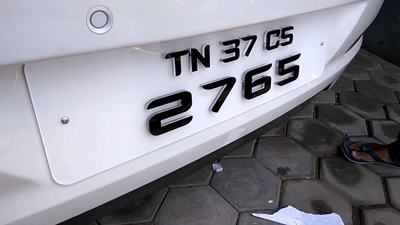
#> input picture dataset_test/images/Cars10.png, 400 x 225 px; its folder holds only this picture in this run
$ python run_dataset_test.py
#> lines starting #> are read from the running program, lines starting #| are printed output that depends on the picture
### setting.py
params = {}
params['color_space'] = 'RGB'  # Can be RGB, HSV, LUV, HLS, YUV, YCrCb
params['orient'] = 9  # HOG orientations
params['pix_per_cell'] = 4  # HOG pixels per cell
params['cell_per_block'] = 2  # HOG cells per block
params['hog_channel'] = 'ALL'  # Can be 0, 1, 2, or "ALL"
params['spatial_size'] = (16, 16)  # Spatial binning dimensions
params['hist_bins'] = 16  # Number of histogram bins
params['spatial_feat'] = False  # Spatial features on or off
params['hist_feat'] = False  # Histogram features on or off
params['hog_feat'] = True  # HOG features on or off
params['size_of_window']=(108,36,3)
params['test_size']=0.8


win_size={}
s=[0.45, 0.611, 0.772, 0.933, 1.094, 1.255, 1.416, 1.577, 1.738, 1.899, 2.06]
for x,y in enumerate(s):
    win_size[f'scale_{x}']=(0,1000,y)
win_size['thresh']=15
win_size['overlap_thresh']= 0.05
# 0.5, 1.3
win_size['use_scale']=(2,3)

### sliding_window1.py
from load_data import get_feature_of_image, change_color_space
import cv2
import numpy as np
import pickle
from setting  import win_size
from imutils.object_detection import  non_max_suppression
import matplotlib.image as mpimg
from scipy.ndimage import label
def load_classifier():
    d= pickle.load(open('lp_detect.p', 'rb'))
#> (reads lp_detect.p from the repository)
    return d
def sliding_window(img,params,scale, y_start_stop=[None, None], cell_per_step=2):
    bbox=[]
    if y_start_stop[0] == None or y_start_stop[0] > img.shape[0]:
        y_start_stop[0]=0
    if y_start_stop[1]== None  or y_start_stop[1] > img.shape[0]:
        y_start_stop[1]= img.shape[0]

    img=img[y_start_stop[0]:y_start_stop[1],:,:]
    win_x, win_y, channel= params['size_of_pic_train']
    pix_per_cell= params['pix_per_cell']
    svc= params['svc']
    scaler= params['scaler']
    shape_img= img.shape
    if scale !=1:
        img=cv2.resize(img,(np.int32(shape_img[1]/scale), np.int32(shape_img[0]/scale)))
        shape_img = img.shape
    number_of_cell_in_x= (shape_img[1]//pix_per_cell)-1
    number_of_cell_in_y= (shape_img[0]//pix_per_cell)-1

    number_of_cell_per_window_x= (win_x//pix_per_cell)-1
    number_of_cell_per_window_y= (win_y//pix_per_cell)-1

    number_of_window_in_x= (number_of_cell_in_x-number_of_cell_per_window_x)//cell_per_step
    number_of_window_in_y= (number_of_cell_in_y-number_of_cell_per_window_y)//cell_per_step


    h= get_feature_of_image(img, orient=params['orient'], pix_per_cell=params['pix_per_cell'], cell_per_block=params['cell_per_block'],hog_fea=params['hog_feat'],
                                     spatial_size=params['spatial_size'], spatial_fea=params['spatial_feat'],bins=params['hist_bins'], color_fea=params['hist_feat'],
                                feature_vector=False, special=True, color_space=params['color_space'])
    ch1=h[0]
    ch2=h[1]
    ch3=h[2]

    for y in range(number_of_window_in_y+1):
        for x in range(number_of_window_in_x+1):
            x_pos= x*cell_per_step
            y_pos= y*cell_per_step
            hog_fea1= ch1[y_pos:y_pos+number_of_cell_per_window_y, x_pos:x_pos+number_of_cell_per_window_x].ravel()
            hog_fea2= ch2[y_pos:y_pos+number_of_cell_per_window_y, x_pos:x_pos+number_of_cell_per_window_x].ravel()
            hog_fea3= ch3[y_pos:y_pos + number_of_cell_per_window_y, x_pos:x_pos + number_of_cell_per_window_x].ravel()
            hog_f= np.hstack((hog_fea1,hog_fea2,hog_fea3))
            x_top= x_pos * pix_per_cell
            y_top= y_pos * pix_per_cell


            img_crop= cv2.resize(img[y_top:y_top+win_y,x_top:x_top+win_x],(win_x,win_y))
            spatial_feature=[]
            color_feature=[]
            if params['spatial_feat'] == True:
                spatial_feature = get_feature_of_image(img_crop, hog_fea=False, spatial_fea=params['spatial_feat'], spatial_size=params['spatial_size'], color_fea=False)
            if params['hist_feat'] == True:
                color_feature   = get_feature_of_image(img_crop, hog_fea=False, spatial_fea=False, bins=params['hist_bins'], color_fea=params['hist_feat'])
            feature= np.concatenate((hog_f, color_feature, spatial_feature))
            scaled_feature=scaler.transform(np.array(feature).reshape(1,-1))
            prediction= svc.predict(scaled_feature)
            if prediction ==1:
                xbox_left = np.int32(x_top * scale)
                ytop_draw = np.int32(y_top * scale)
                win_draw_x = np.int32(win_x * scale)
                win_draw_y = np.int32(win_y * scale)
                bbox.append([xbox_left, ytop_draw + y_start_stop[0],xbox_left + win_draw_x, ytop_draw + win_draw_y + y_start_stop[0]])
    return bbox
def find_car_multi_scale(img,params, win_size):
    bboxes=[]
    print('number of scale use:', len(win_size['use_scale']))
    win_scale=win_size['use_scale']
    for x in range(11):
        if x in win_scale:
            scale_0=win_size[f'scale_{x}'][2]
            bboxes.append(sliding_window(img, params=params, y_start_stop=[None, None], cell_per_step=2, scale=scale_0))
    bboxes= np.concatenate(bboxes)
    print(len(bboxes))
    return bboxes,non_max_suppression(np.array(bboxes),probs=None, overlapThresh=win_size['overlap_thresh'])
def draw(img,box):
    for x in box:
        cv2.rectangle(img, (x[0],x[1]), (x[2],x[3]), (0,0,255), 2)
    return img
def draw_heatmap(bbox,img):
    img_new= np.zeros_like(img)
    for box in bbox:
        img_new[box[1]:box[3],box[0]:box[2]]+=1
    return img_new
def apply_threshhold(heatmap,thresh=3):
    heatmap=np.copy(heatmap)
    heatmap[heatmap< thresh]=0
    heatmap= np.clip(heatmap,0,254)
    return heatmap
def get_labeled(heatmap_thresh):
    labels= label(heatmap_thresh)
    bboxes = []
    # Iterate through all detected cars
    for car_number in range(1, labels[1]+1):
        # Find pixels with each car_number label value
        nonzero = (labels[0] == car_number).nonzero()
        # Identify x and y values of those pixels
        nonzeroy = np.array(nonzero[0])
        nonzerox = np.array(nonzero[1])
        # Define a bounding box based on min/max x and y
        bbox = ([np.min(nonzerox), np.min(nonzeroy), np.max(nonzerox), np.max(nonzeroy)])
        bboxes.append(bbox)
    # Return list of bounding boxes
    return bboxes

# [12 lines left out: function product_heat_and_label_pic, not called in this run]

### load_data.py
import glob
import os
import matplotlib.image as mpimg
import cv2
import numpy as np
from skimage.feature import hog
from sklearn.preprocessing import StandardScaler
from sklearn.model_selection import train_test_split
from sklearn.svm import LinearSVC
from setting import params
import pickle
# [36 lines left out: functions load_dataset, color_hist, spatial, not called in this run]
def get_feature_of_image(img, orient=9, pix_per_cell=8, cell_per_block=2, spatial_size=(16,16),
                         bins=16, feature_vector=True, vis=False ,hog_fea=True, color_fea=True,
                         spatial_fea=True, special=True, color_space='RGB'):
    feature=[]
    img = change_color_space(img, color_space)
    if hog_fea==True:
        h=[]
        for x in range(3):
            hog_feature= hog(img[:,:,x], orient, pixels_per_cell=(pix_per_cell,pix_per_cell), cells_per_block=(cell_per_block,cell_per_block),
                         feature_vector=feature_vector, visualize=vis, transform_sqrt=False)
            h.append(hog_feature)
        if special==True:
            return h
        feature.append(np.concatenate(h))
    if color_fea==True:
        color_feature= color_hist(img, bins)
        feature.append(color_feature)
    if spatial_fea==True:
        spatial_feature= spatial(img, spatial_size)
        feature.append(spatial_feature)
    return np.concatenate(feature)
def change_color_space(img,colorspace):
    if colorspace != 'RGB':
        if colorspace == "YCrCb":
            img=cv2.cvtColor(img, cv2.COLOR_RGB2YCrCb)
        if colorspace == 'hls':
            img = cv2.cvtColor(img, cv2.COLOR_RGB2HLS)
        if colorspace == 'yuv':
            img = cv2.cvtColor(img, cv2.COLOR_RGB2YUV)
    return img
# [20 lines left out: functions extract_feature, combine, normalize, not called in this run]
def split(X,y):
    X_train, X_test, y_train, y_test= train_test_split(X,y,test_size=0.2, random_state=0)
    return X_train, X_test, y_train, y_test
# [28 lines left out: functions train_model, save_model, not called in this run]

### run_dataset_test.py
import os
os.chdir("/Users/datle/Desktop/license_plate_detection")
import matplotlib.image as mpimg
import glob
from sliding_window1 import *
import pickle
from setting import win_size
import cv2
import numpy as np
imgs=[]
params= load_classifier()
data_test= glob.glob("dataset_test/images/*.png")
for img in data_test:
    i= cv2.imread(img, cv2.IMREAD_COLOR)
#> i is the input picture: shape (225, 400, 3); mean B, G, R 151.2, 140.8, 141.4
    i= cv2.cvtColor(i, cv2.COLOR_BGR2RGB)
    name=img.split('/')
    imgs.append((name[-1],i))
os.chdir("/Users/datle/Desktop/license_plate_detection/result")
text= open('text.txt','a')
for img in imgs[:50]:
    bbox, bbox_nms= find_car_multi_scale(img[1],params, win_size)
    im= img[1].copy()
    heatmap = draw_heatmap(bbox, img[1])
    heatmap_thresh = apply_threshhold(heatmap, thresh=win_size['thresh'])
    bbox_heatmap = get_labeled(heatmap_thresh)
    img_final= draw(im, bbox_heatmap)
    text.writelines(str(img[0])+str(bbox_heatmap)+'\n')
    cv2.imwrite(img[0],img_final)
#> this loop made 1 pass
#> win_scale in find_car_multi_scale on pass 1: (2, 3)
#| number of scale use: 2
#| 515
#> pass 1, in sliding_window, `img=cv2.resize(img,(np.int32(shape_img[1]/scale), np.int32(shape_img[0..`:
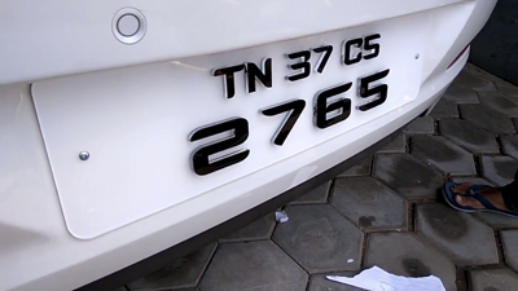
#> img: shape (291, 518, 3); mean R, G, B 141.3, 140.7, 151.1
#> pass 1, `heatmap = draw_heatmap(bbox, img[1])`:
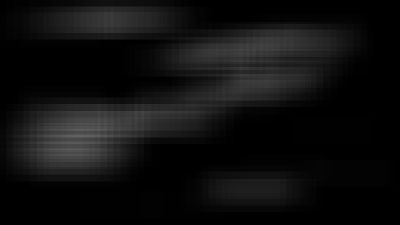
#> heatmap: shape (225, 400, 3); min 0, max 98, mean 15.1
#> after the loop:
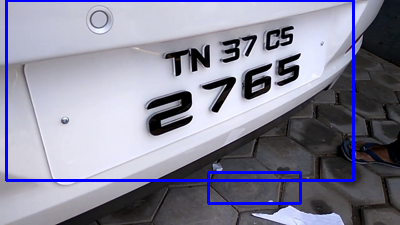
#> im: shape (225, 400, 3); mean R, G, B 136.3, 135.8, 155.8
